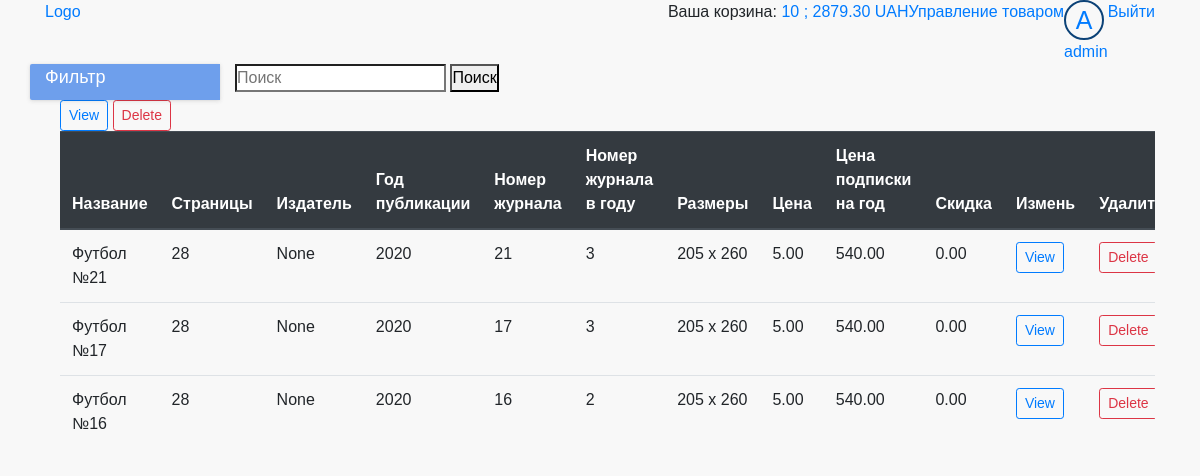
Page /store/manage/magizne/ (signed in) on the earlier database version.
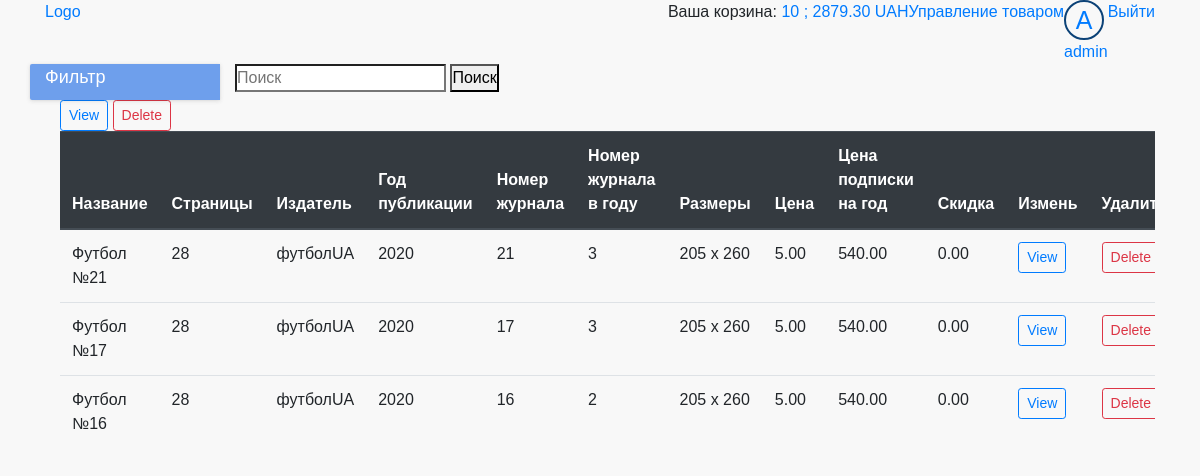
Same page on the later database version.
### cart/models.py (models this page shows)
class Cart(models.Model):
    user = models.ForeignKey(User, on_delete=models.CASCADE, verbose_name='Пользователь', null=True)
    product = models.ForeignKey(Product, on_delete=models.CASCADE, verbose_name='Товар', null=True)
    quantity = models.IntegerField(verbose_name='Количество', help_text="Количество товара", blank=True, default=0,
                                   null=True)

### store/models.py (models this page shows, shortened)
class Product(models.Model):
    category = models.ForeignKey(Category, on_delete=models.SET_NULL, null=True)
    name = models.CharField(max_length=100, verbose_name='Название', help_text="Enter book name.", blank=True)
    publisher = models.ForeignKey(Publisher, on_delete=models.SET_NULL, null=True)
    price = models.DecimalField(max_digits=10, verbose_name='Цена', decimal_places=2, help_text="Enter price book",
                                validators=[MinValueValidator(1)],
                                blank=True)
    Discounts = models.DecimalField(max_digits=10, verbose_name='Скидка', decimal_places=2, help_text="Enter discounts",
                                    validators=[MinValueValidator(0)],
                                    blank=True)
    image = models.ImageField(upload_to='images/books/', verbose_name='Изображение', blank=True, null=True)
    slug = models.SlugField(max_length=100)
    class Meta:
        ordering = ['-id']
    def get_discount(self):
        category_discount = self.category.categorydiscount_set.get(category=self.category)
        if category_discount.discount > self.Discounts:
            return category_discount.discount
        else:
            return self.Discounts
    def get_discounted_price(self):
        discount = self.get_discount()
        if discount > 0:
            price = self.price - (self.price * (discount / 100))
            return round(price, 2)
        if discount == 0:
            return self.price

class Category(models.Model):
    name = models.CharField(max_length=50, verbose_name='Категория товару', help_text="Enter product category.",
                            blank=True)
    slug = models.SlugField(max_length=100)

class CategoryDiscount(models.Model):
    category = models.ForeignKey(Category, on_delete=models.SET_NULL, null=True)
    discount = models.DecimalField(max_digits=10, verbose_name='Скидка', decimal_places=2, help_text="Enter discounts",
                                   validators=[MinValueValidator(0)],
                                   blank=True)
    active = models.BooleanField(default=False, verbose_name='активация скидки')

class Magazine(Product):
    numb = models.IntegerField(verbose_name='Номер журнала', help_text="Enter number Magazine", blank=True, null=True)
    numb_in_year = models.IntegerField(verbose_name='Номер журнала в году', help_text="Enter number Magazine",
                                       blank=True, null=True)
    subs_price = models.DecimalField(max_digits=10, verbose_name='Цена подписки', decimal_places=2,
                                     help_text="Enter price book", blank=True,
                                     null=True)
    pages = models.CharField(max_length=5, verbose_name='Количество страниц', help_text="Enter number of pages",
                             blank=True)
    pub_year = models.IntegerField(verbose_name='Год издания', help_text="Enter year of publication", blank=True,
                                   null=True)
    size = models.CharField(max_length=10, verbose_name='Размеры', help_text="Enter size book", blank=True)

class Publisher(models.Model):
    name = models.CharField(max_length=50, verbose_name='Жанр', help_text="Enter publisher.", blank=True)
    slug = models.SlugField(max_length=100)
    def __str__(self):
        return self.name

### store/views.py (the view)
# urls.py: path('store/manage/magizne/', views.MagazineManageView.as_view(), name='magazine_manage'),
class MagazineManageView(PermissionRequiredMixin, generic.ListView):
    permission_required = PERMISSION_ON_SITE['moderator']
    model = Magazine
    template_name = 'store/magazine/magazine_manage.html'
    paginate_by = 10
    def get_context_data(self, **kwargs):
        context = super(MagazineManageView, self).get_context_data(**kwargs)
        context['is_shown_by_default'] = True
        return context

### cart/cart.py (called while the page is built)
    def __len__(self):
        return self.cart.__len__()

    def get_total_price(self):
        return self.cart.get_total_price()

### cart/cart_in_model.py (called while the page is built)
    def __len__(self):
        quantity = Cart.objects.filter(user=self.user).aggregate(Sum('quantity'))
        return quantity['quantity__sum']

    def get_total_price(self):
        return sum((item.product.get_discounted_price() * item.quantity for item in
                    Cart.objects.filter(user=self.user)))

### cart/context_processors.py (called while the page is built)
def cart(request):
    return {'cart_info': CartManager(request)}

### store/templates/store/magazine/magazine_manage.html (shortened to what this page needs)
{% extends 'base_generic.html' %}
{% block content %}
  {% if magazine_list %}
    <div class="col-12" style="overflow-x: scroll">
      <a href="{% url 'store:magazine_create' %}">
        <button type="button" class="btn btn-outline-primary btn-sm">View</button>
      </a>
      <button type="button" class="btn btn-outline-danger btn-sm">Delete</button>
      <table class="table">
        <thead class="thead-dark">
        <tr>
          <th scope="col">Название</th>
          <th scope="col">Страницы</th>
          <th scope="col">Издатель</th>
          <th scope="col">Год публикации</th>
          <th scope="col">Номер журнала</th>
          <th scope="col">Номер журнала в году</th>
          <th scope="col">Размеры</th>
          <th scope="col">Цена</th>
          <th scope="col">Цена подписки на год</th>
          <th scope="col">Скидка</th>
          <th scope="col">Измень</th>
          <th scope="col">Удалить</th>
        </tr>
        </thead>
        <tbody>
        {% for product in magazine_list %}
          <tr>
            <td>{{ product.name }}</td>
            <td>{{ product.pages }}</td>
            <td>{{ product.publisher }}</td>
            <td>{{ product.pub_year }}</td>
            <td>{{ product.numb }}</td>
            <td>{{ product.numb_in_year }}</td>
            <td>{{ product.size }}</td>
            <td>{{ product.price }}</td>
            <td>{{ product.subs_price }}</td>
            <td>{{ product.Discounts }}</td>
            <td><a href="{% url 'store:magazine_update' product.slug %}">
              <button type="button" class="btn btn-outline-primary btn-sm">View</button>
            </a></td>
            <td><a href="{% url 'store:magazine_delete' product.slug %}">
              <button type="button" class="btn btn-outline-danger btn-sm">Delete</button>
            </a></td>
          </tr>
        {% endfor %}
        </tbody>
      </table>
    </div>
  {% endif %}
{% endblock %}

### store/templates/base_generic.html (shortened to what this page needs)
<!DOCTYPE html>
<html lang="en">
<head>
  {% load static %}
  <link rel="stylesheet" href="https://stackpath.bootstrapcdn.com/bootstrap/4.3.1/css/bootstrap.min.css"
>
  <link rel="stylesheet" type="text/css" href="{% static '/store/style.css' %}"/>
</head>
<body>
<header>
  <div class="container">
    <div class="header-top-line">
      <div class="row">
        <div class="col-6"><a href="{% url 'store:index' %}">Logo</a></div>
        <div class="col-6 login-menu">
          <div class="cart">
            {% with total_items=cart_info|length %}
              {% if cart_info|length > 0 %}
                Ваша корзина:
                <a href="{% url "cart:cart_detail" %}">
                  <span id="cart_quantity">{{ total_items }} </span>;
                 <span class="cart_total_price"> {{ cart_info.get_total_price }} </span> UAH
                </a>
              {% else %}
                Ваша корзина пуста.
              {% endif %}
            {% endwith %}
          </div>
          {% if user.is_authenticated %}
            {% if perms.admin %}
              <a href="{% url 'store:product_manage' %}" class="">Управление товаром</a>
            {% endif %}
            <div class="avatar">
              <a href="{% url 'order:orders_list' %}">
                <div class="avatar__image">
                  {{ user.get_username|first|upper }}
                </div>
                {{ user.get_username }}
              </a>
            </div>
            <div><a href="{% url 'logout' %}?next={{ request.path }}">Выйти</a></div>
          {% else %}
            <div><a href="{% url 'login' %}?next={{ request.path }}">Войти</a></div>
            <div><a href="{% url 'profile:sign_up' %}?next={{ request.path }}">Регистрация</a></div>
          {% endif %}
        </div>
      </div>
    </div>
    <div class="header-bottom-line">
      <div class="row">
        <div class="col-12 col-md-3 col-xl-2 header-dropdown-menu">
          <span id="dropdown-menu">Фильтр</span>
        </div>
        <div class="col-12 col-md-7 col-xl-10 search-line">
          <form action="" class="search-form">
            <label class="">
              <input class="search-form__input" type="search" placeholder="Поиск">
            </label>
            <button class="search-form__button">Поиск</button>
          </form>
        </div>
      </div>
    </div>
  </div>
</header>
<div class="container">
  <div class="row">
    <div class="{% if is_shown_by_default %}col-12 {% else %} col-12 col-md-9 col-xl-10 center-wrapper {% endif %}">
      {% block content %}
      {% endblock %}
    </div>
  </div>
</div>
</body>
</html>

### static/store/style.css (style rules this page uses)
* { margin: 0; padding: 0; }
body { background-color: #f8f8f8 !important; font-family: 'Fira Sans', sans-serif; }
header { z-index: 2; position: relative; }
.avatar__image { width: 40px; height: 40px; border: 2px solid #0c4277; border-radius: 50%; overflow: hidden; text-align: center; font-size: 25px; }
.login-menu { display: flex; justify-content: flex-end; }
.header-dropdown-menu { background-color: #6e9fec; border-radius: 2px 0 0 2px; box-shadow: 0 0 2px 0 rgba(51, 51, 51, .05), 0 1px 4px 0 rgba(51, 51, 51, .15); font-size: 18px; color: #fff; }
#dropdown-menu { width: auto; }
.search-line { display: block; }

Differences in the rows shown:
changed through a linked row, Magazine "Футбол №21": publisher "None" → "футболUA"
changed through a linked row, Magazine "Футбол №17": publisher "None" → "футболUA"
changed through a linked row, Magazine "Футбол №16": publisher "None" → "футболUA"
